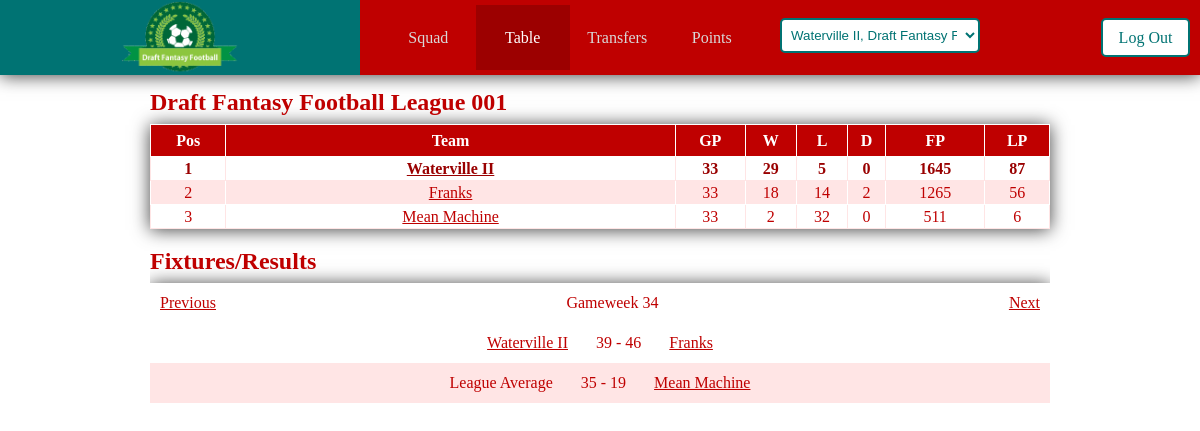
Screenshot of /index.php?table=true&squadid=2 (signed in) with the database file from the repository.
### tables this page shows
CREATE TABLE IF NOT EXISTS `fantasyleague` (
  `id` int(11) NOT NULL AUTO_INCREMENT,
  `name` varchar(50) NOT NULL,
  `password` varchar(20) NOT NULL,
  `draftDate` date NOT NULL,
  `draftTime` time NOT NULL,
  `draftSelectionTime` int(11) NOT NULL,
  `admin` int(11) NOT NULL,
  `status` int(11) NOT NULL DEFAULT '0',
  PRIMARY KEY (`id`)
);

CREATE TABLE IF NOT EXISTS `managersteam` (
  `id` int(11) NOT NULL AUTO_INCREMENT,
  `manager` int(11) NOT NULL,
  `league` int(11) NOT NULL,
  `name` varchar(50) NOT NULL,
  `jersey` int(11) NOT NULL,
  `colour1` int(11) NOT NULL,
  `colour2` int(11) NOT NULL,
  `w` int(11) NOT NULL,
  `l` int(11) NOT NULL,
  `d` int(11) NOT NULL,
  `totalPoints` int(11) NOT NULL,
  `fantasyPoints` int(11) NOT NULL,
  PRIMARY KEY (`id`)
);

CREATE TABLE IF NOT EXISTS `gameweek` (
  `id` int(11) NOT NULL,
  `startDate` date NOT NULL,
  `endDate` date NOT NULL,
  `status` int(11) NOT NULL DEFAULT '2',
  PRIMARY KEY (`id`)
);

CREATE TABLE IF NOT EXISTS `fantasymatch` (
  `id` int(11) NOT NULL AUTO_INCREMENT,
  `gameweek` int(11) NOT NULL,
  `league` int(11) NOT NULL,
  `team1` int(11) NOT NULL,
  `team2` int(11) NOT NULL,
  `team1score` int(11) NOT NULL,
  `team2score` int(11) NOT NULL,
  `status` int(11) NOT NULL,
  PRIMARY KEY (`id`)
);

### assets/model/league.php (the view, shortened to what the rows shown need)
<?php
class league
{
	var $database;
    public function __construct()
	{
        $this->database = new database();
	}
    public function loadLeagueTable()
    {
        $teamsLeagueResult = $this->database->_getTeamsLeague($_GET['squadid']);
        $teamsLeagueRow = $teamsLeagueResult->fetch_assoc();
        $leagueid = $teamsLeagueRow['leagueid'];
        $result =  $this->database->_loadLeagueTable($leagueid);
        $row = $result->fetch_assoc();
        echo '
            <h2>'. $row['leagueName'] .'</h2>
            <table>
                <tr>
                    <th title="Position">Pos</th>
                    <th title="Team Name" class="teamName">Team</th>
                    <th title="Games Played">GP</th>
                    <th title="Wins">W</th>
                    <th title="Loses">L</th>
                    <th title="Draws">D</th>
                    <th title="Fantasy Points">FP</th>
                    <th title="League Points">LP</th>
                </tr>
        ';
            if($row['manager'] == $_SESSION['id'])
            {
                echo '<tr class="usersTeam">';
            }
            else
            {
                echo '<tr>';
            }
        echo '
                    <td>1</td>
                    <td><a href="index.php?viewsquad='. $row['id'] .'&squadid='. $_GET['squadid'] .'">'. $row['name'] .'</a></td>
                    <td>'. $row['gamesPlayed'] .'</td>
                    <td>'. $row['w'] .'</td>
                    <td>'. $row['l'] .'</td>
                    <td>'. $row['d'] .'</td>
                    <td>'. $row['fantasyPoints'] .'</td>
                    <td>'. $row['totalPoints'] .'</td>
                 </tr>
                ';
            $position = 2;
            while ($row = $result->fetch_assoc())
            {
                if($row['manager'] == $_SESSION['id'])
                {
                    echo '<tr class="usersTeam">';
                }
                else
                {
                    echo '<tr>';
                }
            echo'
                    <td>'. $position .'</td>
                    <td><a href="index.php?viewsquad='. $row['id'] .'&squadid='. $_GET['squadid'] .'">'. $row['name'] .'</a></td>
                    <td>'. $row['gamesPlayed'] .'</td>
                    <td>'. $row['w'] .'</td>
                    <td>'. $row['l'] .'</td>
                    <td>'. $row['d'] .'</td>
                    <td>'. $row['fantasyPoints'] .'</td>
                    <td>'. $row['totalPoints'] .'</td>
                 </tr>
            ';
                $position++;
            }
        echo '
            </table>
        ';
    }
    function getFixtures($date)
    {
        $teamsLeagueResult = $this->database->_getTeamsLeague($_GET['squadid']);
        $teamsLeagueRow = $teamsLeagueResult->fetch_assoc();
        $leagueid = $teamsLeagueRow['leagueid'];
        $result =  $this->database->_getGameweek($date);
        $row = $result->fetch_assoc();
        $gameweek = $row['id'];
        $lastWeek = $row['id'] - 1;
        $nextWeek = $row['id'] + 1;
        echo'
            <div id="fixturesWrapper">
                <div id="gwSelector">';
                if($lastWeek != 0)
                {
                    echo '<p class="gwButtonL" id="'. $lastWeek.'">Previous</p>';
                }
                 echo '<p id="gwNumber">Gameweek '. $gameweek .'</p>';
                if($nextWeek != 39)
                {
                    echo '<p class="gwButtonR" id="'. $nextWeek.'">Next</p>';
                }
        echo'
                    </div>
            <div id="changeFixturesWrapper">
        ';
        $result2 =  $this->database->_getGWFixtures($leagueid, $gameweek);
        $count=mysqli_num_rows($result2);
        if($count<1)
        {
            echo '<p id="noFixturesText">No fixtures</p>';
        }
        else
        {
            $totalLeaguePoints = 0; $numTeams = 0;
            while($row2 = $result2->fetch_assoc())
            {
                $numTeams = $numTeams + 2;
            echo'
                    <div class="fixture">';
                    if($row2['status'] != 0)
                    {
                        $team1TotalPoints = 0; $team2TotalPoints = 0;
                        for($i=1; $i<11; $i++)
                        {
                            if($i == 1)
                            {
                                $goaliePos = "g".$i; $starterPos = "st".$i;
                                $goalie = $this->database->_getSinglePlayerGameweekPoints(${$goaliePos}, $gameweek);
                                $goalieRow = $goalie->fetch_assoc();
                                $starter = $this->database->_getSinglePlayerGameweekPoints(${$starterPos}, $gameweek);
                                $starterRow = $starter->fetch_assoc();
                                $goaliePoints = $goalieRow['total'];
                                $starterPoints = $starterRow['total'];
                                $team1TotalPoints = $team1TotalPoints + $goaliePoints;
                                $team1TotalPoints = $team1TotalPoints + $starterPoints;
                            }
                            else
                            {
                                $starterPos = "st".$i;
                                $starter = $this->database->_getSinglePlayerGameweekPoints(${$starterPos}, $gameweek);
                                $starterRow = $starter->fetch_assoc();
                                $starterPoints = $starterRow['total'];
                                $team1TotalPoints = $team1TotalPoints + $starterPoints;
                            }
                        }
                        $totalLeaguePoints = $totalLeaguePoints + $team1TotalPoints;
                        for($i=1; $i<11; $i++)
                        {
                            if($i == 1)
                            {
                                $goaliePos = "g".$i; $starterPos = "st".$i;
                                $goalie = $this->database->_getSinglePlayerGameweekPoints(${$goaliePos}, $gameweek);
                                $goalieRow = $goalie->fetch_assoc();
                                $starter = $this->database->_getSinglePlayerGameweekPoints(${$starterPos}, $gameweek);
                                $starterRow = $starter->fetch_assoc();
                                $goaliePoints = $goalieRow['total'];
                                $starterPoints = $starterRow['total'];
                                $team2TotalPoints = $team2TotalPoints + $goaliePoints;
                                $team2TotalPoints = $team2TotalPoints + $starterPoints;
                            }
                            else
                            {
                                $starterPos = "st".$i;
                                $starter = $this->database->_getSinglePlayerGameweekPoints(${$starterPos}, $gameweek);
                                $starterRow = $starter->fetch_assoc();
                                $starterPoints = $starterRow['total'];
                                $team2TotalPoints = $team2TotalPoints + $starterPoints;
                            }
                        }
                        $totalLeaguePoints = $totalLeaguePoints + $team2TotalPoints;
                        echo'
                            <span class="fixtureText"> <a href="index.php?viewsquad='. $row2['team1'] .'&squadid='. $_GET['squadid'] .'&gameweek='. $gameweek .'">'. $row2['team1name'] .'</a></span> '. $team1TotalPoints .'
                            -
                            '. $team2TotalPoints .' <span class="fixtureText"><a href="index.php?viewsquad='. $row2['team2'] .'&squadid='. $_GET['squadid'] .'&gameweek='. $gameweek .'">'. $row2['team2name'] .'</a></span></div>
                        ';
                    }
                    else
                    {
                        echo'
                            <span class="fixtureText">'. $row2['team1name'] .'</span>
                            <a href="">Vs</a>
                            <span class="fixtureText">'. $row2['team2name'] .'</span></div>
                        ';
                    }
            }
            $resultVsLA =  $this->database->_getGWFixturesVsLeagueAverage($leagueid, $row['id']);
            $countVsLa=mysqli_num_rows($resultVsLA);
            if($countVsLa == 1)
            {
                $numTeams = $numTeams + 1;
                $teamVsLaTotalPoints = 0;
                while($rowVsLA = $resultVsLA->fetch_assoc())
                {
                    if($rowVsLA['status'] != 0)
                    {
                        for($i=1; $i<11; $i++)
                        {
                            if($i == 1)
                            {
                                $goaliePos = "g".$i; $starterPos = "st".$i;
                                $goalie = $this->database->_getSinglePlayerGameweekPoints(${$goaliePos}, $gameweek);
                                $goalieRow = $goalie->fetch_assoc();
                                $starter = $this->database->_getSinglePlayerGameweekPoints(${$starterPos}, $gameweek);
                                $starterRow = $starter->fetch_assoc();
                                $goaliePoints = $goalieRow['total'];
                                $starterPoints = $starterRow['total'];
                                $teamVsLaTotalPoints = $teamVsLaTotalPoints + $goaliePoints;
                                $teamVsLaTotalPoints = $teamVsLaTotalPoints + $starterPoints;
                            }
                            else
                            {
                                $starterPos = "st".$i;
                                $starter = $this->database->_getSinglePlayerGameweekPoints(${$starterPos}, $gameweek);
                                $starterRow = $starter->fetch_assoc();
                                $starterPoints = $starterRow['total'];
                                $teamVsLaTotalPoints = $teamVsLaTotalPoints + $starterPoints;
                            }
                        }
                    }
                    $totalLeaguePoints = $totalLeaguePoints + $teamVsLaTotalPoints;
                    $leagueAverage = round($totalLeaguePoints / $numTeams);
                echo'
                    <div class="fixture">';
                    if($rowVsLA['status'] != 0)
                    {
                        echo'
                            <span class="fixtureText">League Average</span> '. $leagueAverage .'
                            -
                            '. $teamVsLaTotalPoints .' <span class="fixtureText"><a href="index.php?viewsquad='. $rowVsLA['team2'] .'&squadid='. $_GET['squadid'] .'&gameweek='. $gameweek .'">'. $rowVsLA['team2name'] .'</a></span></div>
                        ';
                    }
                    else
                    {
                        echo'
                            <span class="fixtureText">League Average</span>
                            <a href="">Vs</a>
                            <span class="fixtureText">'. $rowVsLA['team2name'] .'</span></div>
                        ';
                    }
                echo'</div>';
                }
            }
            echo'
                </div>
            ';
        }
    }
}
?>

### rows the page displays
fantasyleague: name "Draft Fantasy Football League 001"
managersteam: name "Waterville II", w "29", l "5", d "0", fantasyPoints "1645", totalPoints "87"
managersteam: name "Franks", gamesPlayed "33", w "18", l "14", d "2", fantasyPoints "1265", totalPoints "56"
managersteam: name "Mean Machine", gamesPlayed "33", w "2", l "32", d "0", fantasyPoints "511", totalPoints "6"
gameweek: id "34"
fantasymatch: managersteam.name "Waterville II", team1TotalPoints "39", team2TotalPoints "46", managersteam.name "Franks"
fantasymatch: leagueAverage "35", teamVsLaTotalPoints "19", managersteam.name "Mean Machine"

### other values shown
$row['gamesPlayed'] "33"
form field value "Waterville II, Draft Fantasy Football League 001"
